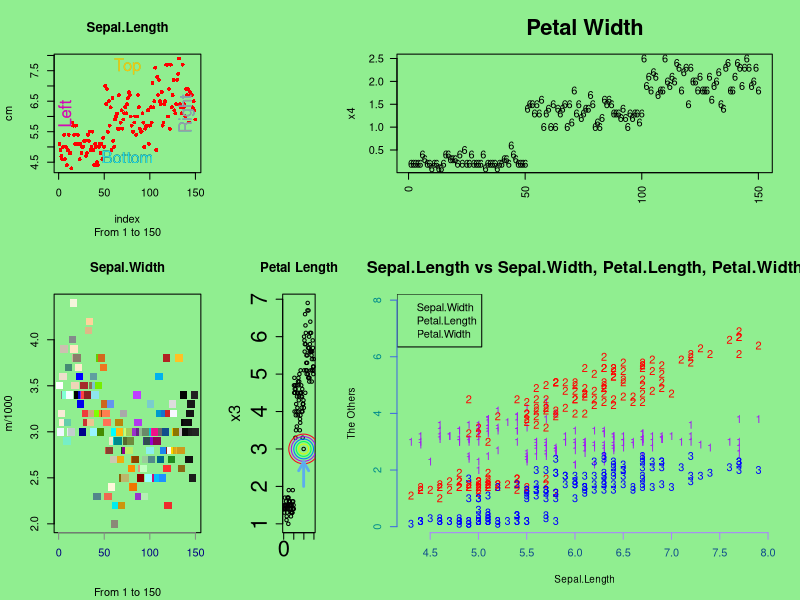

Source code (R):
# NTU Computer Programming - HW09
# Name: 楊淯元
# ID: B05603043
# Subject: plot many figures
# Date: 5/12, 2017


data( iris )

#將iris資料放入x1, x2, x3, x4 中
x1 <- iris[, 1]
x2 <- iris[, 2]
x3 <- iris[, 3]
x4 <- iris[, 4]

#設定y軸範圍
ylim <- range(x1, x2, x3, x4)


# mac環境下，設定工作視窗環境
# windows( width = 8, height = 6, pointsize = 8 )
quartz( width = 8, height = 6, pointsize = 8 )

#設定預留邊界參數與多圖擺放設定(加背景顏色)
old.par <- par( mex = 0.8, mar = c(5, 4, 4, 2) + 0.1, bg = "lightgreen" )
layout( matrix( c(1, 2, 0, 3, 4, 5), nrow = 2, ncol = 3), width = c(2,1,4), height = c(2, 3) )
#測試用：
#layout( matrix( c(1, 0, 0, 0, 0, 0), nrow = 2, ncol = 3), width = c(2,1,4), height = c(2, 3) )
#layout( matrix( c(0, 1, 0, 0, 0, 0), nrow = 2, ncol = 3), width = c(2,1,4), height = c(2, 3) )
#layout( matrix( c(0, 0, 0, 1, 0, 0), nrow = 2, ncol = 3), width = c(2,1,4), height = c(2, 3) )
#layout( matrix( c(0, 0, 0, 0, 1, 0), nrow = 2, ncol = 3), width = c(2,1,4), height = c(2, 3) )
#layout( matrix( c(0, 0, 0, 0, 0, 1), nrow = 2, ncol = 3), width = c(2,1,4), height = c(2, 3) )

#第一張圖及文字(更換邊界文字顏色、到邊界距離)
plot( x1, xlab = "index", ylab = "cm", main = "Sepal.Length", sub = "From 1 to 150", cex = 0.8, pch = 16, col = "red" )
mtext( text = c("Bottom", "Left", "Top", "Right"), side =1:4 , col = palette( colors()[ grep( "pink",colors() ) ] ), line = -1.5 )

#第二張圖及文字(更換x座標軸名稱、顏色，點大小、樣式、顏色15種)
plot( x2, xaxt = "n", xlab = "", ylab = "m/1000", main ="Sepal.Width", sub = "From 1 to 150", cex = 1.50, pch = 15.0, col = colors(15.0))
axis( side = 1, col = "honeydew4", col.axis = "navy" )

#第三張圖及文字(更改標題大小，移除x軸標籤，加上中間那點漣漪、箭頭)
plot( x3, main = "Petal Length", cex = 0.7, cex.axis = 2, cex.lab = 1.5, xlab = "" )
for ( k in 1:5 ){ points( 99, x3[99] ,col = rainbow(1, start = 0+k/5.1 ), cex = 1+k )}
arrows(99, 2, 99, 2.65, code = 2, length = 0.1 ,lwd = 2.76, col = "steelblue2" )

#第四張圖及文字(更改數據點大小、樣式，標題大小，移除x座標軸標籤)
plot( x4, main = "Petal Width", xlab = "", cex.main = 2, las = 2, cex = 1, pch = 54 )

#第五張圖(隱藏座標軸、更改點的顏色)
plot(0, xlim = range(x1), ylim = ylim, type = "n", xlab = "", ylab = "", axes = F)
matpoints( x1, cbind(x2, x3, x4), col = c("purple", "red", "blue") )

#第五張圖的文字及座標軸
title( main = "Sepal.Length vs Sepal.Width, Petal.Length, Petal.Width", xlab = "Sepal.Length", ylab = "The Others", cex.main = 1.5, cex.lab = 0.9 )
legend( "topleft", legend = c("Sepal.Width","Petal.Length", "Petal.Width") )
axis( side = 2, col = "royalblue", col.axis = "darkcyan" )
axis( side = 1, col = "mediumpurple1", col.axis = "dodgerblue4" )



